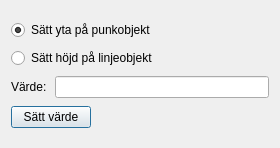
<?xml version="1.0" encoding="UTF-8"?>
<ui version="4.0">
 <class>Dialog</class>
 <widget class="QDialog" name="Dialog">
  <property name="geometry">
   <rect>
    <x>0</x>
    <y>0</y>
    <width>280</width>
    <height>148</height>
   </rect>
  </property>
  <property name="font">
   <font>
    <family>Tahoma</family>
    <pointsize>9</pointsize>
   </font>
  </property>
  <property name="windowTitle">
   <string>Sätt ny höjd/yta på objekt</string>
  </property>
  <property name="windowIcon">
   <iconset>
    <normaloff>:/plugins/qgyf/assets/leaf.png</normaloff>:/plugins/qgyf/assets/leaf.png</iconset>
  </property>
  <layout class="QVBoxLayout" name="verticalLayout_2">
   <item>
    <layout class="QVBoxLayout" name="verticalLayout">
     <property name="spacing">
      <number>8</number>
     </property>
     <item>
      <widget class="QRadioButton" name="radiusButton">
       <property name="text">
        <string>Sätt yta på punkobjekt</string>
       </property>
       <property name="checked">
        <bool>true</bool>
       </property>
      </widget>
     </item>
     <item>
      <widget class="QRadioButton" name="heightButton">
       <property name="text">
        <string>Sätt höjd på linjeobjekt</string>
       </property>
      </widget>
     </item>
     <item>
      <layout class="QHBoxLayout" name="horizontalLayout">
       <item>
        <widget class="QLabel" name="label">
         <property name="text">
          <string>Värde:</string>
         </property>
        </widget>
       </item>
       <item>
        <widget class="QLineEdit" name="valueLine">
         <property name="alignment">
          <set>Qt::AlignRight|Qt::AlignTrailing|Qt::AlignVCenter</set>
         </property>
         <property name="clearButtonEnabled">
          <bool>false</bool>
         </property>
        </widget>
       </item>
      </layout>
     </item>
     <item>
      <widget class="QPushButton" name="saveButton">
       <property name="sizePolicy">
        <sizepolicy hsizetype="Fixed" vsizetype="Fixed">
         <horstretch>0</horstretch>
         <verstretch>0</verstretch>
        </sizepolicy>
       </property>
       <property name="layoutDirection">
        <enum>Qt::LeftToRight</enum>
       </property>
       <property name="text">
        <string>Sätt värde</string>
       </property>
      </widget>
     </item>
    </layout>
   </item>
  </layout>
 </widget>
 <resources>
  <include location="../resources.py"/>
 </resources>
 <connections/>
</ui>
